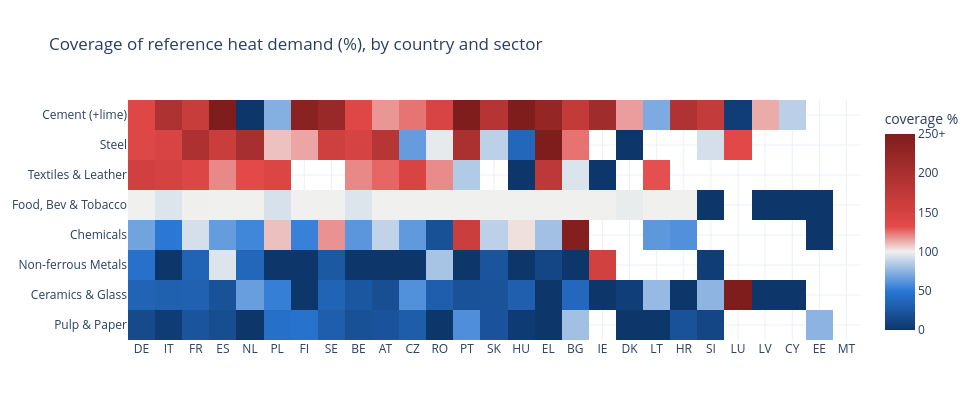

This figure's notebook cell:
### Markdown cell above
## Where the gaps are — coverage ratio by country x sector

Bottom-up / reference, % (100 = perfect agreement). Blue = bottom-up under the
reference, red = over. Cells are capped at 250% for readability; hover shows the
exact value. Countries ordered by reference demand, sectors by EU coverage.

### Code cell
order_cc = totals.sort_values("reference_twh", ascending=False).index
sec_tot = cmp.groupby("sector")[["bottom_up_twh", "reference_twh"]].sum()
order_sec = (100 * sec_tot.bottom_up_twh / sec_tot.reference_twh).sort_values().index

grid = cmp.pivot(index="sector", columns="cc", values="coverage_pct")
grid = grid.reindex(index=order_sec, columns=order_cc)
ref_grid = cmp.pivot(index="sector", columns="cc", values="reference_twh").reindex(
    index=order_sec, columns=order_cc)
# blank out cells where the reference itself is negligible (<0.1 TWh)
show = grid.where(ref_grid >= 0.1)

fig = go.Figure(go.Heatmap(
    z=show.clip(upper=250).values, x=show.columns, y=show.index,
    zmin=0, zmax=250, zmid=100,
    colorscale=[[0.0, "#0d366b"], [0.2, "#2a78d6"], [0.4, "#f0f0ee"],
                [0.53, "#e34948"], [1.0, "#7f1d1d"]],
    customdata=np.dstack([np.where(np.isnan(show.values), 0, show.values),
                          np.where(np.isnan(ref_grid.values), 0, ref_grid.values)]),
    hovertemplate="%{x} - %{y}<br>coverage %{customdata[0]:.0f}%"
                  "<br>reference %{customdata[1]:.1f} TWh<extra></extra>",
    colorbar=dict(title="coverage %", tickvals=[0, 50, 100, 150, 200, 250],
                  ticktext=["0", "50", "100", "150", "200", "250+"]),
))
fig.update_layout(title="Coverage of reference heat demand (%), by country and sector",
                  template="plotly_white", height=420, width=980)
fig.show()

### Figure 1 — Plotly figure (JSON) as saved in the notebook; plotly's stock layout.template omitted (floating-point values rounded to 4 significant figures; data arrays with more than 128 entries replaced by an {"elided": "..."} marker saying what was removed)
{"data": [{"colorbar": {"ticktext": ["0", "50", "100", "150", "200", "250+"], "tickvals": [0, 50, 100, 150, 200, 250], "title": {"text": "coverage %"}}, "colorscale": [[0, "#0d366b"], [0.2, "#2a78d6"], [0.4, "#f0f0ee"], [0.53, "#e34948"], [1, "#7f1d1d"]], "customdata": {"elided": "432 float values"}, "hovertemplate": "%{x} - %{y}<br>coverage %{customdata[0]:.0f}%<br>reference %{customdata[1]:.1f} TWh<extra></extra>", "type": "heatmap", "x": ["DE", "IT", "FR", "ES", "NL", "PL", "FI", "SE", "BE", "AT", "CZ", "RO", "PT", "SK", "HU", "EL", "BG", "IE", "DK", "LT", "HR", "SI", "LU", "LV", "CY", "EE", "MT"], "y": ["Pulp & Paper", "Ceramics & Glass", "Non-ferrous Metals", "Chemicals", "Food, Bev & Tobacco", "Textiles & Leather", "Steel", "Cement (+lime)"], "z": {"elided": "8x27 float values"}, "zmax": 250, "zmid": 100, "zmin": 0}], "layout": {"height": 420, "title": {"text": "Coverage of reference heat demand (%), by country and sector"}, "width": 980}}
